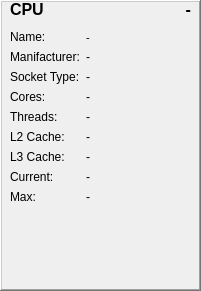
   <widget class="QFrame" name="cpu_frame">
    <property name="geometry">
     <rect>
      <x>10</x>
      <y>30</y>
      <width>201</width>
      <height>291</height>
     </rect>
    </property>
    <property name="frameShape">
     <enum>QFrame::WinPanel</enum>
    </property>
    <property name="frameShadow">
     <enum>QFrame::Raised</enum>
    </property>
    <widget class="QWidget" name="formLayoutWidget">
     <property name="geometry">
      <rect>
       <x>10</x>
       <y>30</y>
       <width>181</width>
       <height>251</height>
      </rect>
     </property>
     <layout class="QFormLayout" name="cpu_layout">
      <item row="1" column="0">
       <widget class="QLabel" name="name_title_label">
        <property name="text">
         <string>Name:</string>
        </property>
       </widget>
      </item>
      <item row="1" column="1">
       <widget class="QLabel" name="cpu_name_data_label">
        <property name="minimumSize">
         <size>
          <width>0</width>
          <height>0</height>
         </size>
        </property>
        <property name="font">
         <font>
          <pointsize>8</pointsize>
         </font>
        </property>
        <property name="text">
         <string>-</string>
        </property>
        <property name="wordWrap">
         <bool>true</bool>
        </property>
       </widget>
      </item>
      <item row="2" column="0">
       <widget class="QLabel" name="label_4">
        <property name="text">
         <string>Manifacturer:</string>
        </property>
       </widget>
      </item>
      <item row="2" column="1">
       <widget class="QLabel" name="cpu_manufacturer_data_label">
        <property name="text">
         <string>-</string>
        </property>
       </widget>
      </item>
      <item row="3" column="0">
       <widget class="QLabel" name="label_6">
        <property name="text">
         <string>Socket Type:</string>
        </property>
       </widget>
      </item>
      <item row="3" column="1">
       <widget class="QLabel" name="cpu_socket_data_label">
        <property name="text">
         <string>-</string>
        </property>
       </widget>
      </item>
      <item row="4" column="0">
       <widget class="QLabel" name="label_8">
        <property name="text">
         <string>Cores:</string>
        </property>
       </widget>
      </item>
      <item row="4" column="1">
       <widget class="QLabel" name="cpu_cores_data_label">
        <property name="text">
         <string>-</string>
        </property>
       </widget>
      </item>
      <item row="5" column="0">
       <widget class="QLabel" name="label_11">
        <property name="text">
         <string>Threads:</string>
        </property>
       </widget>
      </item>
      <item row="5" column="1">
       <widget class="QLabel" name="cpu_logical_processor_data_label">
        <property name="text">
         <string>-</string>
        </property>
       </widget>
      </item>
      <item row="6" column="0">
       <widget class="QLabel" name="label_12">
        <property name="text">
         <string>L2 Cache:</string>
        </property>
       </widget>
      </item>
      <item row="6" column="1">
       <widget class="QLabel" name="cpu_l2_cache_data_label">
        <property name="text">
         <string>-</string>
        </property>
       </widget>
      </item>
      <item row="7" column="0">
       <widget class="QLabel" name="label_13">
        <property name="text">
         <string>L3 Cache:</string>
        </property>
       </widget>
      </item>
      <item row="7" column="1">
       <widget class="QLabel" name="cpu_l3_cache_data_label">
        <property name="text">
         <string>-</string>
        </property>
       </widget>
      </item>
      <item row="8" column="0">
       <widget class="QLabel" name="label_17">
        <property name="text">
         <string>Current:</string>
        </property>
       </widget>
      </item>
      <item row="8" column="1">
       <widget class="QLabel" name="cpu_current_clock_speed_data_label">
        <property name="text">
         <string>-</string>
        </property>
       </widget>
      </item>
      <item row="9" column="0">
       <widget class="QLabel" name="label_2">
        <property name="text">
         <string>Max:</string>
        </property>
       </widget>
      </item>
      <item row="9" column="1">
       <widget class="QLabel" name="cpu_max_clock_speed_data_label">
        <property name="text">
         <string>-</string>
        </property>
       </widget>
      </item>
     </layout>
    </widget>
    <widget class="Line" name="line_7">
     <property name="geometry">
      <rect>
       <x>-10</x>
       <y>280</y>
       <width>971</width>
       <height>31</height>
      </rect>
     </property>
     <property name="orientation">
      <enum>Qt::Horizontal</enum>
     </property>
    </widget>
    <widget class="QWidget" name="horizontalLayoutWidget">
     <property name="geometry">
      <rect>
       <x>10</x>
       <y>0</y>
       <width>181</width>
       <height>31</height>
      </rect>
     </property>
     <layout class="QHBoxLayout" name="horizontalLayout">
      <item>
       <widget class="QLabel" name="cpu_title_label">
        <property name="font">
         <font>
          <pointsize>12</pointsize>
          <weight>75</weight>
          <bold>true</bold>
         </font>
        </property>
        <property name="text">
         <string>CPU</string>
        </property>
        <property name="alignment">
         <set>Qt::AlignLeading|Qt::AlignLeft|Qt::AlignTop</set>
        </property>
       </widget>
      </item>
      <item>
       <widget class="QLabel" name="cpu_usage_data_label">
        <property name="font">
         <font>
          <pointsize>12</pointsize>
          <weight>75</weight>
          <bold>true</bold>
         </font>
        </property>
        <property name="text">
         <string>-</string>
        </property>
        <property name="alignment">
         <set>Qt::AlignRight|Qt::AlignTop|Qt::AlignTrailing</set>
        </property>
       </widget>
      </item>
     </layout>
    </widget>
   </widget>
